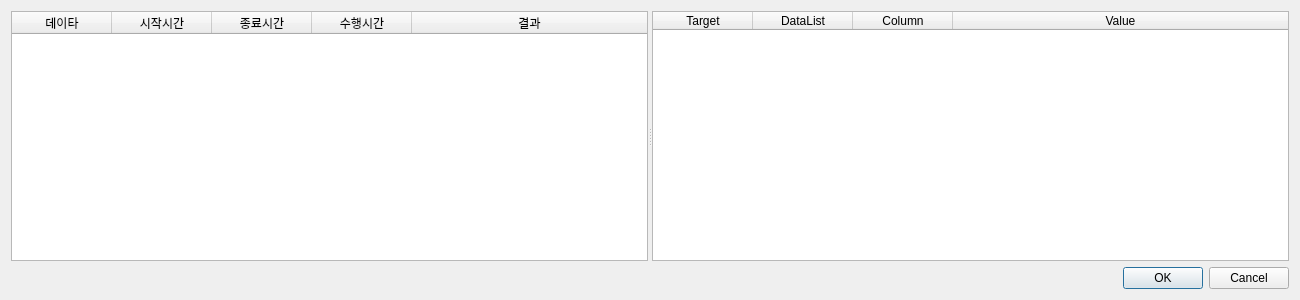
<?xml version="1.0" encoding="UTF-8"?>
<ui version="4.0">
 <class>Dialog</class>
 <widget class="QDialog" name="Dialog">
  <property name="geometry">
   <rect>
    <x>0</x>
    <y>0</y>
    <width>1300</width>
    <height>300</height>
   </rect>
  </property>
  <property name="windowTitle">
   <string>Dialog</string>
  </property>
  <property name="windowIcon">
   <iconset resource="icon/res.qrc">
    <normaloff>:/case/marking_data.png</normaloff>:/case/marking_data.png</iconset>
  </property>
  <layout class="QGridLayout" name="gridLayout">
   <item row="0" column="0">
    <widget class="QSplitter" name="splitter_marking_data">
     <property name="orientation">
      <enum>Qt::Horizontal</enum>
     </property>
     <widget class="QTableWidget" name="tw_testDataList">
      <property name="editTriggers">
       <set>QAbstractItemView::NoEditTriggers</set>
      </property>
      <property name="selectionBehavior">
       <enum>QAbstractItemView::SelectRows</enum>
      </property>
      <attribute name="horizontalHeaderVisible">
       <bool>true</bool>
      </attribute>
      <attribute name="horizontalHeaderDefaultSectionSize">
       <number>100</number>
      </attribute>
      <attribute name="horizontalHeaderHighlightSections">
       <bool>false</bool>
      </attribute>
      <attribute name="horizontalHeaderStretchLastSection">
       <bool>true</bool>
      </attribute>
      <column>
       <property name="text">
        <string>데이타</string>
       </property>
      </column>
      <column>
       <property name="text">
        <string>시작시간</string>
       </property>
      </column>
      <column>
       <property name="text">
        <string>종료시간</string>
       </property>
      </column>
      <column>
       <property name="text">
        <string>수행시간</string>
       </property>
      </column>
      <column>
       <property name="text">
        <string>결과</string>
       </property>
      </column>
     </widget>
     <widget class="QTableWidget" name="tw_markingData">
      <property name="editTriggers">
       <set>QAbstractItemView::NoEditTriggers</set>
      </property>
      <property name="selectionBehavior">
       <enum>QAbstractItemView::SelectRows</enum>
      </property>
      <attribute name="horizontalHeaderHighlightSections">
       <bool>false</bool>
      </attribute>
      <attribute name="horizontalHeaderStretchLastSection">
       <bool>true</bool>
      </attribute>
      <column>
       <property name="text">
        <string>Target</string>
       </property>
      </column>
      <column>
       <property name="text">
        <string>DataList</string>
       </property>
      </column>
      <column>
       <property name="text">
        <string>Column</string>
       </property>
      </column>
      <column>
       <property name="text">
        <string>Value</string>
       </property>
      </column>
     </widget>
    </widget>
   </item>
   <item row="1" column="0">
    <widget class="QDialogButtonBox" name="buttonBox">
     <property name="orientation">
      <enum>Qt::Horizontal</enum>
     </property>
     <property name="standardButtons">
      <set>QDialogButtonBox::Cancel|QDialogButtonBox::Ok</set>
     </property>
    </widget>
   </item>
  </layout>
 </widget>
 <resources>
  <include location="icon/res.qrc"/>
 </resources>
 <connections>
  <connection>
   <sender>buttonBox</sender>
   <signal>accepted()</signal>
   <receiver>Dialog</receiver>
   <slot>accept()</slot>
   <hints>
    <hint type="sourcelabel">
     <x>248</x>
     <y>254</y>
    </hint>
    <hint type="destinationlabel">
     <x>157</x>
     <y>274</y>
    </hint>
   </hints>
  </connection>
  <connection>
   <sender>buttonBox</sender>
   <signal>rejected()</signal>
   <receiver>Dialog</receiver>
   <slot>reject()</slot>
   <hints>
    <hint type="sourcelabel">
     <x>316</x>
     <y>260</y>
    </hint>
    <hint type="destinationlabel">
     <x>286</x>
     <y>274</y>
    </hint>
   </hints>
  </connection>
 </connections>
</ui>
